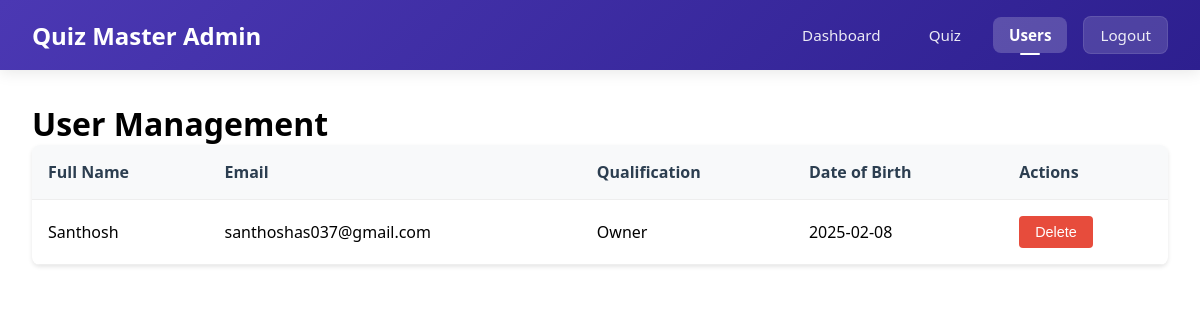
Page /users (signed in) on the earlier database version.
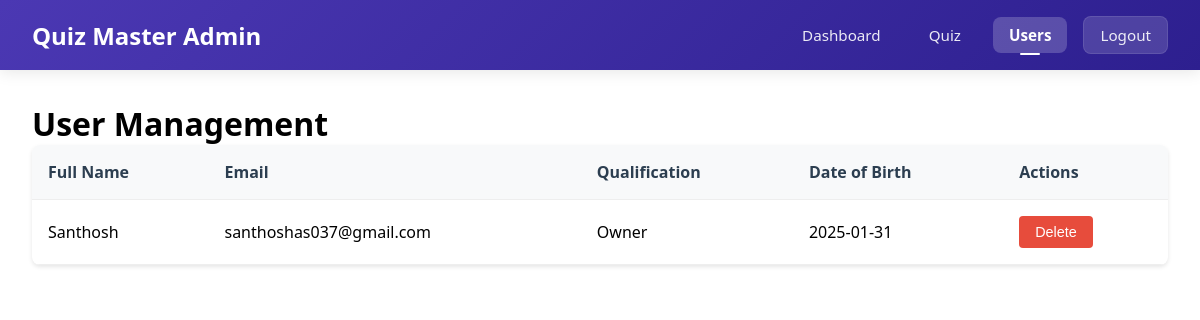
Same page on the later database version.
### app.py (models this page shows, shortened)
class User(db.Model):
    id = db.Column(db.Integer, primary_key=True)
    email = db.Column(db.String(120), unique=True, nullable=False)
    password = db.Column(db.String(200), nullable=False)
    full_name = db.Column(db.String(100), nullable=False)
    qualification = db.Column(db.String(100), nullable=False)
    dob = db.Column(db.Date, nullable=False)
    is_admin = db.Column(db.Boolean, default=False)

### app.py (the view)
@app.route('/users')
@admin_required
def users():
    try:
        all_users = User.query.filter(User.id != session['user_id']).all()
        return render_template('users.html', active_page='users', users=all_users)
    except Exception as e:
        flash('Error loading users. Please try again.', 'error')
        return redirect(url_for('admin_dashboard'))

### app.py (called while the page is built)
def get_current_user():
    if 'user_id' in session:
        return User.query.get(session['user_id'])
    return None

@app.context_processor
def utility_processor():
    return dict(current_user=get_current_user())

def admin_required(f):
    @wraps(f)
    def decorated_function(*args, **kwargs):
        if 'user_id' not in session:
            flash('Please login first.', 'error')
            return redirect(url_for('login'))
        user = User.query.get(session['user_id'])
        if not user or not user.is_admin:
            flash('Admin access required.', 'error')
            return redirect(url_for('dashboard'))
        return f(*args, **kwargs)
    return decorated_function

### templates/users.html (shortened to what this page needs)
<!DOCTYPE html>
<html lang="en">
<head>
    <link href="/static/admin_dashboard.css" rel="stylesheet">
</head>
<body>
    <nav class="navbar">
        <div class="nav-container">
            <div style="font-size: 150%;color: white;font-weight: bold;">
                Quiz Master Admin
            </div>
            <div class="nav-links">
                <a href="{{ url_for('admin_dashboard') }}" {% if active_page == 'home' %}class="active"{% endif %}>
                    Dashboard
                </a>
                <a href="{{ url_for('admin_quiz') }}" {% if active_page == 'quiz' %}class="active"{% endif %}>
                    Quiz
                </a>
                <a href="{{ url_for('users') }}" {% if active_page == 'users' %}class="active"{% endif %}>
                    Users
                </a>
                <a href="{{ url_for('logout') }}" class="logout-btn">
                    Logout
                </a>
            </div>
        </div>
    </nav>
    <main class="users-container">
        <h1>User Management</h1>
        {% if users %}
        <table class="users-table">
            <thead>
                <tr>
                    <th>Full Name</th>
                    <th>Email</th>
                    <th>Qualification</th>
                    <th>Date of Birth</th>
                    <th>Actions</th>
                </tr>
            </thead>
            <tbody>
                {% for user in users %}
                <tr>
                    <td>{{ user.full_name }}</td>
                    <td>{{ user.email }}</td>
                    <td>{{ user.qualification }}</td>
                    <td>{{ user.dob.strftime('%Y-%m-%d') }}</td>
                    <td>
                        <form action="{{ url_for('delete_user', user_id=user.id) }}" method="POST" style="display: inline;">
                            <button type="submit" class="delete-user-btn" onclick="return confirm('Are you sure you want to delete this user?')">
                                Delete
                            </button>
                        </form>
                    </td>
                </tr>
                {% endfor %}
            </tbody>
        </table>
        {% else %}
        <div class="no-users">
            <h3>No users found</h3>
            <p>There are currently no registered users in the system.</p>
        </div>
        {% endif %}
    </main>
</body>
</html>

Differences in the rows shown:
changed User "Santhosh": dob "2025-02-08" → "2025-01-31"
